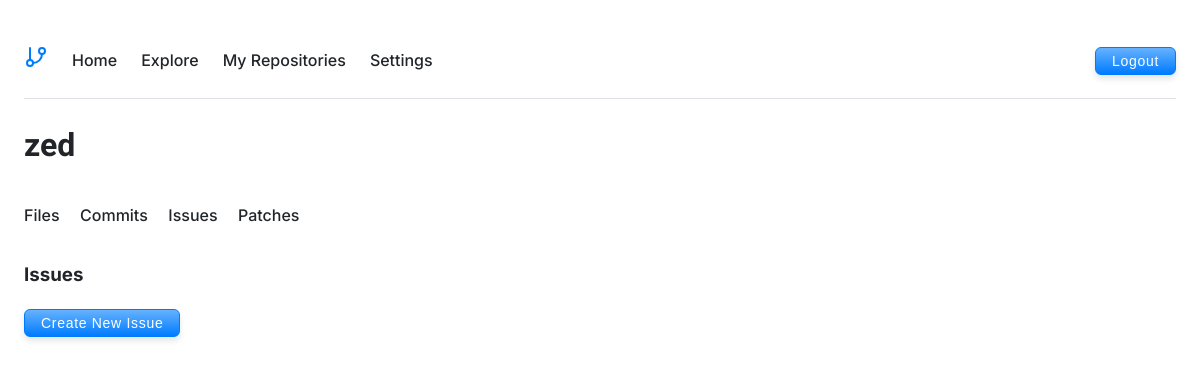
/issues.php?repo=zed&user=fulton (signed in), run on an earlier commit of the app's database.
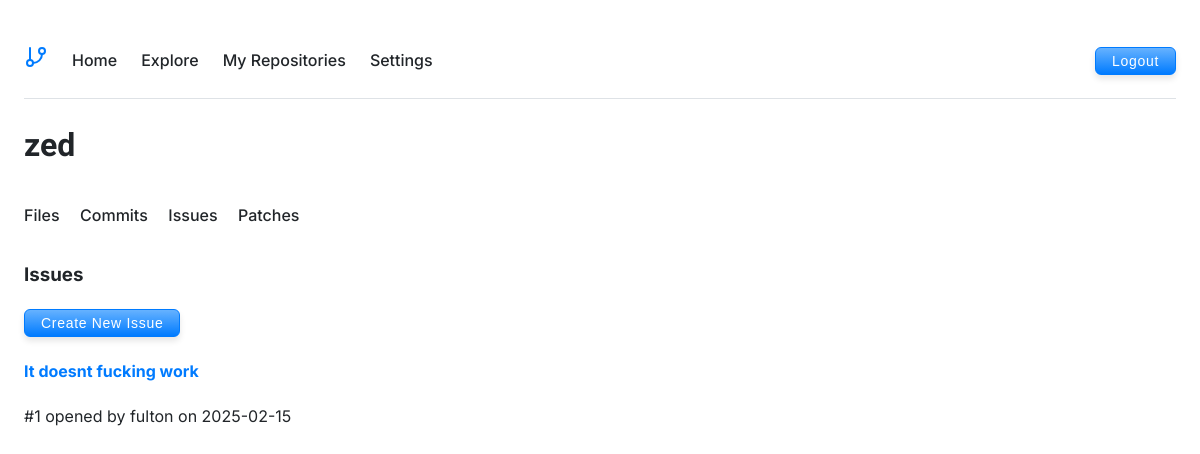
And on a later commit of the database.
### tables this page shows
CREATE TABLE issues (
        id INTEGER PRIMARY KEY AUTOINCREMENT,
        repository_id INTEGER NOT NULL,
        title TEXT NOT NULL,
        description TEXT,
        status TEXT NOT NULL DEFAULT "open",
        created_by INTEGER NOT NULL,
        assigned_to INTEGER,
        created_at DATETIME DEFAULT CURRENT_TIMESTAMP,
        updated_at DATETIME DEFAULT CURRENT_TIMESTAMP,
        FOREIGN KEY (repository_id) REFERENCES repositories(id),
        FOREIGN KEY (created_by) REFERENCES users(id),
        FOREIGN KEY (assigned_to) REFERENCES users(id)
    );

### issues.php (the view, shortened to what the changed rows need)
<?php
$repo = $_GET['repo'] ?? null;
$username = $_GET['user'] ?? $_SESSION['username'];
$issueId = $_GET['issue'] ?? null;
$db = Database::getInstance();
$repoInfo = getRepositoryInfo($username, $repo);
?>
<!DOCTYPE html>
<html>
<head>
    <link rel="stylesheet" href="style.css">
</head>
<body>
    <?php include 'includes/repo-header.php'; ?>
    <?php if ($issueId):
        $db = Database::getInstance();
        $stmt = $db->prepare('
            SELECT i.*,
                   c.username as creator_name,
                   a.username as assignee_name
            FROM issues i
            JOIN users c ON i.created_by = c.id
            LEFT JOIN users a ON i.assigned_to = a.id
            WHERE i.id = :id AND i.repository_id = :repo_id
        ');
        $stmt->bindValue(':id', $issueId, SQLITE3_INTEGER);
        $stmt->bindValue(':repo_id', $repoInfo['id'], SQLITE3_INTEGER);
        $issue = $stmt->execute()->fetchArray(SQLITE3_ASSOC);
        if (!$issue) {
            die("Issue not found");
        }
        $stmt = $db->prepare('
            SELECT c.*, u.username
            FROM issue_comments c
            JOIN users u ON c.user_id = u.id
            WHERE c.issue_id = :issue_id
            ORDER BY c.created_at ASC
        ');
        $stmt->bindValue(':issue_id', $issueId, SQLITE3_INTEGER);
        $result = $stmt->execute();
        ?>
        <div class="issue-detail">
            <h2><?php echo htmlspecialchars($issue['title']); ?></h2>
            <div class="issue-meta">
                <span class="status <?php echo $issue['status']; ?>">
                    <?php echo ucfirst($issue['status']); ?>
                </span>
                Created by <?php echo htmlspecialchars($issue['creator_name']); ?>
                on <?php echo date('Y-m-d H:i', strtotime($issue['created_at'])); ?>
                <?php if ($issue['assignee_name']): ?>
                    • Assigned to <?php echo htmlspecialchars($issue['assignee_name']); ?>
                <?php endif; ?>
            </div>
            <div class="issue-description">
                <?php echo nl2br(htmlspecialchars($issue['description'])); ?>
            </div>
            <?php if ($_SESSION['user_id'] === $repoInfo['user_id']): ?>
                <form method="post" class="status-update">
                    <input type="hidden" name="action" value="update_status">
                    <input type="hidden" name="issue_id" value="<?php echo $issue['id']; ?>">
                    <select name="status">
                        <option value="open" <?php echo $issue['status'] === 'open' ? 'selected' : ''; ?>>Open</option>
                        <option value="closed" <?php echo $issue['status'] === 'closed' ? 'selected' : ''; ?>>Closed</option>
                    </select>
                    <button type="submit">Update Status</button>
                </form>
            <?php endif; ?>
            <div class="comments">
                <h3>Comments</h3>
                <?php while ($comment = $result->fetchArray(SQLITE3_ASSOC)): ?>
                    <div class="comment">
                        <div class="comment-meta">
                            <?php echo htmlspecialchars($comment['username']); ?>
                            commented on
                            <?php echo date('Y-m-d H:i', strtotime($comment['created_at'])); ?>
                        </div>
                        <div class="comment-content">
                            <?php echo nl2br(htmlspecialchars($comment['comment'])); ?>
                        </div>
                    </div>
                <?php endwhile; ?>
                <form method="post" class="add-comment">
                    <input type="hidden" name="action" value="add_comment">
                    <input type="hidden" name="issue_id" value="<?php echo $issue['id']; ?>">
                    <textarea name="comment" required placeholder="Add a comment..."></textarea>
                    <button type="submit">Add Comment</button>
                </form>
            </div>
        </div>
    <?php else:  ?>
        <div class="issues-list">
            <?php
            $stmt = $db->prepare('
                SELECT i.*,
                       c.username as creator_name,
                       a.username as assignee_name
                FROM issues i
                JOIN users c ON i.created_by = c.id
                LEFT JOIN users a ON i.assigned_to = a.id
                WHERE i.repository_id = :repo_id
                ORDER BY i.created_at DESC
            ');
            $stmt->bindValue(':repo_id', $repoInfo['id'], SQLITE3_INTEGER);
            $result = $stmt->execute();
            while ($issue = $result->fetchArray(SQLITE3_ASSOC)):
            ?>
                <div class="issue <?php echo $issue['status']; ?>">
                    <h4>
                        <a href="issues.php?<?php echo http_build_query([
                            'repo' => $repo,
                            'user' => $username,
                            'issue' => $issue['id']
                        ]); ?>">
                            <?php echo htmlspecialchars($issue['title']); ?>
                        </a>
                    </h4>
                    <div class="issue-meta">
                        #<?php echo $issue['id']; ?>
                        opened by <?php echo htmlspecialchars($issue['creator_name']); ?>
                        on <?php echo date('Y-m-d', strtotime($issue['created_at'])); ?>
                    </div>
                </div>
            <?php endwhile; ?>
        </div>
    <?php endif; ?>
</body>
</html>

What changed in the data, as far as the page shows it:
added issues: title "It doesnt fucking work", id "1", creator_name "fulton", created_at "2025-02-15"
